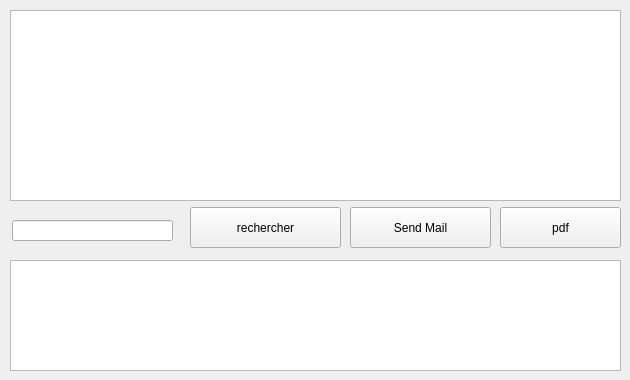
    <widget class="QWidget" name="tab_2">
     <attribute name="title">
      <string>Afficher Adherent</string>
     </attribute>
     <widget class="QTableView" name="tabAdherent">
      <property name="geometry">
       <rect>
        <x>10</x>
        <y>10</y>
        <width>611</width>
        <height>191</height>
       </rect>
      </property>
     </widget>
     <widget class="QPushButton" name="rechercheAd">
      <property name="geometry">
       <rect>
        <x>190</x>
        <y>207</y>
        <width>151</width>
        <height>41</height>
       </rect>
      </property>
      <property name="text">
       <string>rechercher</string>
      </property>
     </widget>
     <widget class="QLabel" name="label_19">
      <property name="geometry">
       <rect>
        <x>20</x>
        <y>220</y>
        <width>141</width>
        <height>16</height>
       </rect>
      </property>
      <property name="text">
       <string/>
      </property>
     </widget>
     <widget class="QLineEdit" name="IdAdrecherche">
      <property name="geometry">
       <rect>
        <x>12</x>
        <y>220</y>
        <width>161</width>
        <height>21</height>
       </rect>
      </property>
     </widget>
     <widget class="QTableView" name="tabrecherche">
      <property name="geometry">
       <rect>
        <x>10</x>
        <y>260</y>
        <width>611</width>
        <height>111</height>
       </rect>
      </property>
     </widget>
     <widget class="QPushButton" name="pushButton_3">
      <property name="geometry">
       <rect>
        <x>500</x>
        <y>207</y>
        <width>121</width>
        <height>41</height>
       </rect>
      </property>
      <property name="text">
       <string>pdf</string>
      </property>
     </widget>
     <widget class="QPushButton" name="email">
      <property name="geometry">
       <rect>
        <x>350</x>
        <y>207</y>
        <width>141</width>
        <height>41</height>
       </rect>
      </property>
      <property name="text">
       <string>Send Mail</string>
      </property>
     </widget>
    </widget>
